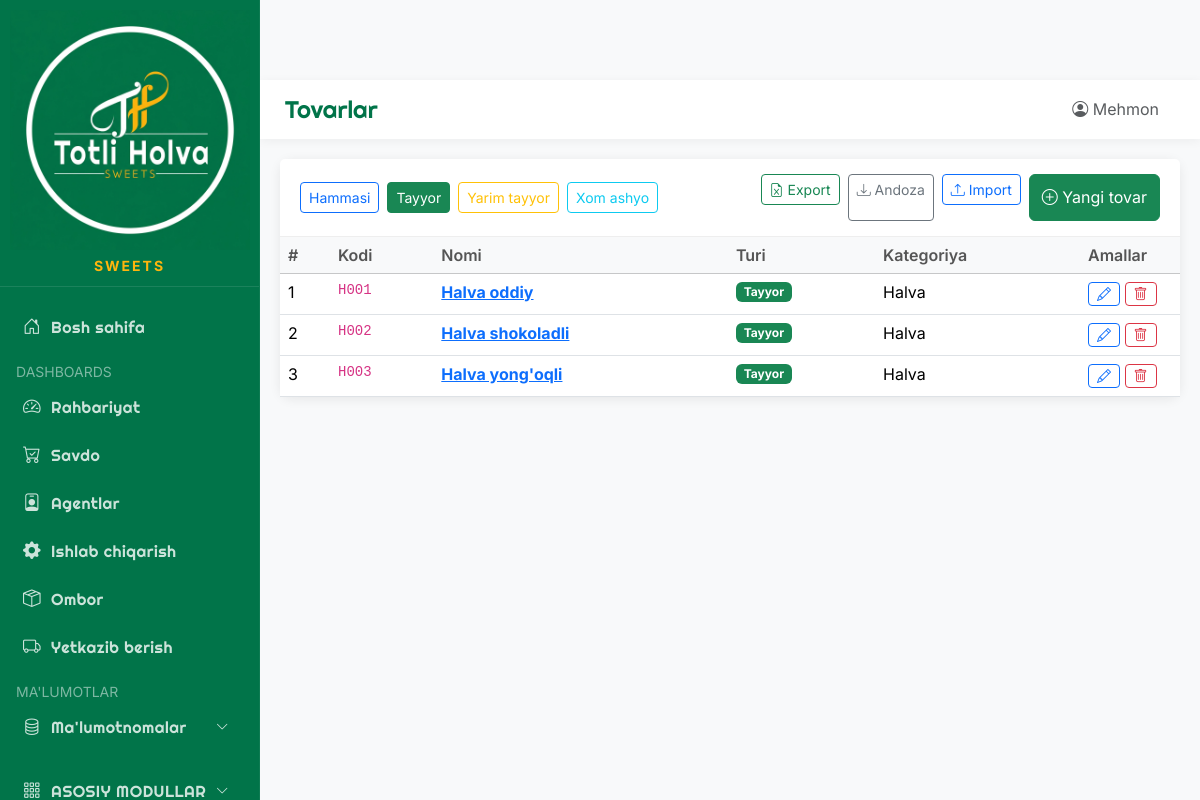
/products?type=tayyor, run on an earlier commit of the app's database.
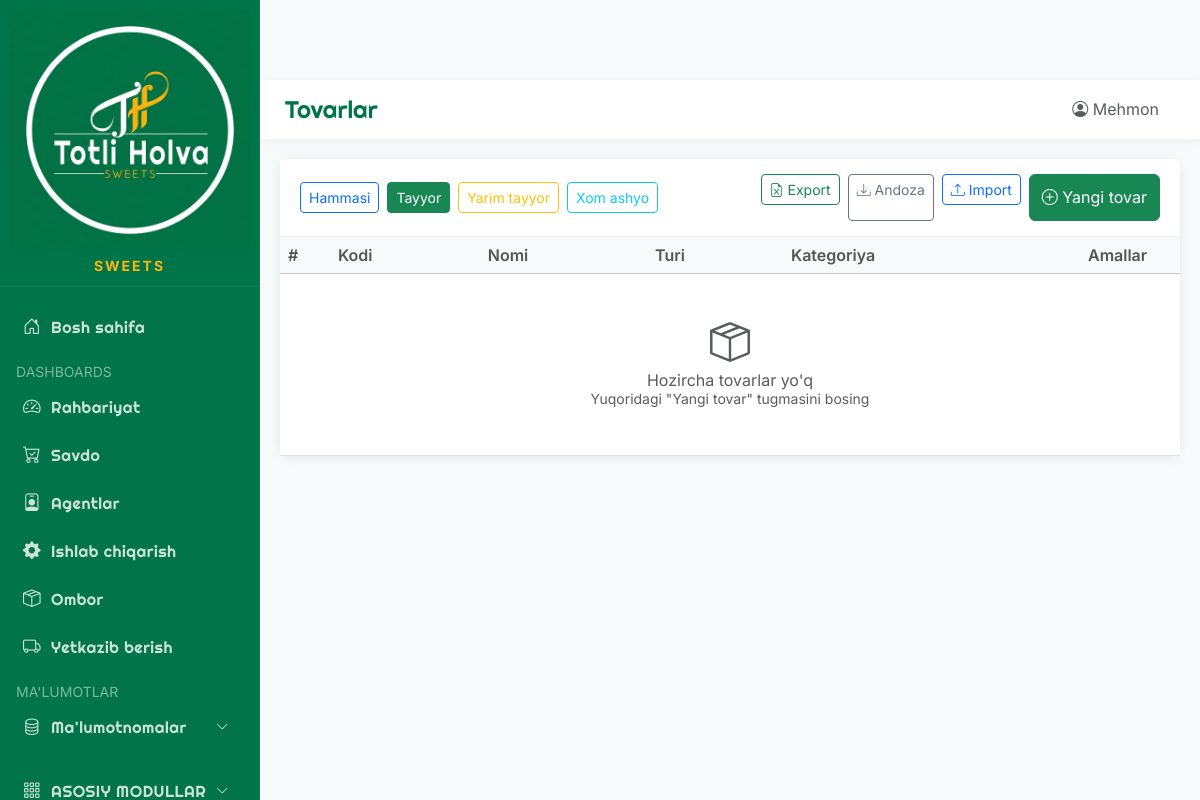
And on a later commit of the database.
### app/models/database.py (models this page shows)
class Product(Base):
    __tablename__ = "products"
    id = Column(Integer, primary_key=True, index=True)
    code = Column(String(50), unique=True, index=True, nullable=True, default=None)
    name = Column(String(200), index=True)
    type = Column(String(20))  # product, material (mahsulot yoki xom ashyo)
    category_id = Column(Integer, ForeignKey("categories.id"))
    unit_id = Column(Integer, ForeignKey("units.id"))
    direction_id = Column(Integer, ForeignKey("directions.id"), nullable=True)  # Yo'nalish
    purchase_price = Column(Float, default=0)  # Sotib olish narxi
    sale_price = Column(Float, default=0)  # Sotish narxi
    min_stock = Column(Float, default=0)  # Minimal qoldiq
    barcode = Column(String(50))
    image = Column(String(255))  # Rasm fayli nomi
    description = Column(Text)
    is_active = Column(Boolean, default=True)
    created_at = Column(DateTime, default=datetime.now)
    category = relationship("Category", back_populates="products")
    unit = relationship("Unit", back_populates="products")
    stock_items = relationship("Stock", back_populates="product")
    recipe_items = relationship("RecipeItem", back_populates="product")

class Category(Base):
    __tablename__ = "categories"
    id = Column(Integer, primary_key=True, index=True)
    code = Column(String(50), unique=True, index=True)
    name = Column(String(100), index=True)
    type = Column(String(20))  # product, material
    description = Column(Text)
    products = relationship("Product", back_populates="category")

### main.py (the view)
@app.get("/products", response_class=HTMLResponse)
async def products_list(request: Request, type: str = "all", db: Session = Depends(get_db), current_user: User = Depends(require_auth)):
    query = db.query(Product)
    if type == "tayyor":
        query = query.filter(Product.type == "tayyor")
    elif type == "yarim_tayyor":
        query = query.filter(Product.type == "yarim_tayyor")
    elif type == "hom_ashyo":
        query = query.filter(Product.type == "hom_ashyo")
    products = query.all()
    categories = db.query(Category).all()
    units = db.query(Unit).all()
    return templates.TemplateResponse("products/list.html", {
        "request": request,
        "products": products,
        "categories": categories,
        "units": units,
        "current_type": type,
        "current_user": current_user,
        "page_title": "Tovarlar"
    })

### app/templates/products/list.html (shortened to what the changed rows need)
﻿{% extends "base.html" %}
{% block content %}
<div class="row mb-4">
    <div class="col-12">
        <div class="card">
            <div class="card-body p-0">
                <table class="table table-hover">
                    <thead class="table-light">
                        <tr>
                            <th width="50">#</th>
                            <th>Kodi</th>
                            <th>Nomi</th>
                            <th>Turi</th>
                            <th>Kategoriya</th>
                            <th width="100">Amallar</th>
                        </tr>
                    </thead>
                    <tbody>
                        {% if products %}
                        {% for product in products %}
                        <tr>
                            <td>{{ loop.index }}</td>
                            <td><code>{{ product.code }}</code></td>
                            <td>
                                <a href="/products/{{ product.id }}"><strong>{{ product.name }}</strong></a>
                            </td>
                            <td>
                                {% if product.type == 'tayyor' %}
                                <span class="badge bg-success">Tayyor</span>
                                {% elif product.type == 'yarim_tayyor' %}
                                <span class="badge bg-warning text-dark">Yarim tayyor</span>
                                {% else %}
                                <span class="badge bg-info">Xom ashyo</span>
                                {% endif %}
                            </td>
                            <td>{{ product.category.name if product.category else '-' }}</td>
                            <td>
                                <button class="btn btn-sm btn-outline-primary" title="Tahrirlash">
                                    <i class="bi bi-pencil"></i>
                                </button>
                                <button class="btn btn-sm btn-outline-danger" title="O'chirish">
                                    <i class="bi bi-trash"></i>
                                </button>
                            </td>
                        </tr>
                        {% endfor %}
                        {% else %}
                        <tr>
                            <td colspan="8" class="text-center text-muted py-5">
                                <i class="bi bi-box-seam fs-1 d-block mb-2"></i>
                                Hozircha tovarlar yo'q<br>
                                <small>Yuqoridagi "Yangi tovar" tugmasini bosing</small>
                            </td>
                        </tr>
                        {% endif %}
                    </tbody>
                </table>
            </div>
        </div>
    </div>
</div>
{% endblock %}

What changed in the data, as far as the page shows it:
removed Product: code "H001", name "Halva oddiy", type "Tayyor", category "Halva"
removed Product: code "H002", name "Halva shokoladli", type "Tayyor", category "Halva"
removed Product: code "H003", name "Halva yong'oqli", type "Tayyor", category "Halva"
Also different on the page:
text now shown: "Hozircha tovarlar yo'q Yuqoridagi \"Yangi tovar\" tugmasini bosing"
